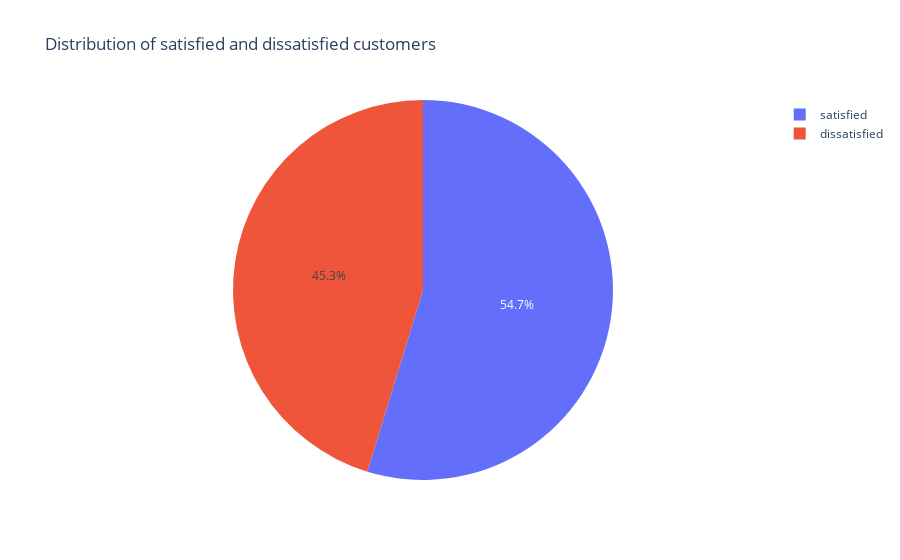

The notebook cell this image was saved under:
### Code cell
#creamos el gráfico circular para ver la distribución de clientes satisfechos y insatisfechos
fig = px.pie(satisfied_percent, values='proportion', names='Satisfaction', title='Distribution of satisfied and dissatisfied customers')
fig.show()

### Figure 1 — Plotly figure (JSON) as saved in the notebook; plotly's stock layout.template omitted (floating-point values rounded to 4 significant figures)
{"data": [{"domain": {"x": [0, 1], "y": [0, 1]}, "hovertemplate": "Satisfaction=%{label}<br>proportion=%{value}<extra></extra>", "labels": ["satisfied", "dissatisfied"], "legendgroup": "", "name": "", "showlegend": true, "type": "pie", "values": [54.74, 45.26]}], "layout": {"legend": {"tracegroupgap": 0}, "title": {"text": "Distribution of satisfied and dissatisfied customers"}}}
